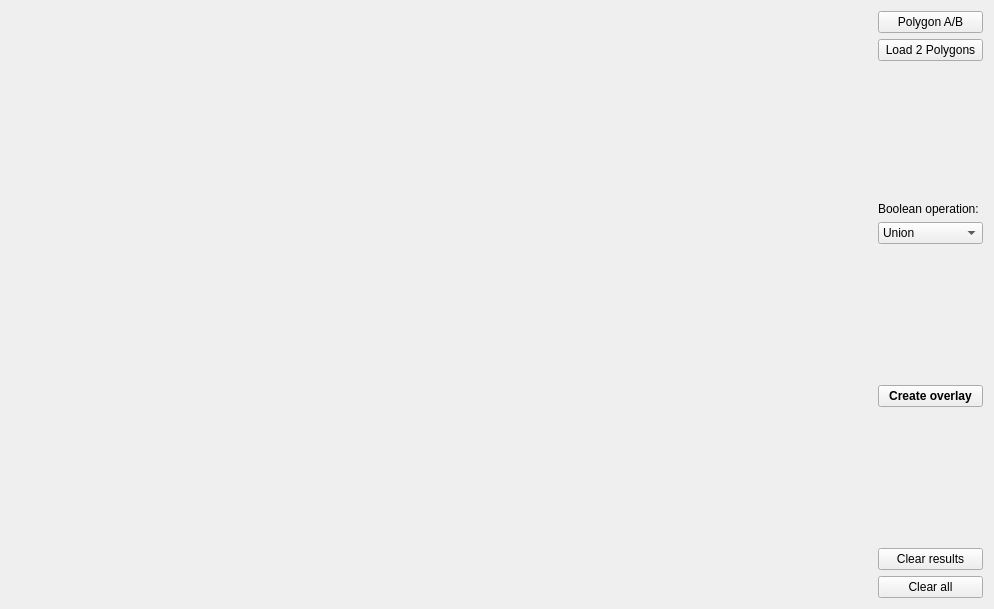
<?xml version="1.0" encoding="UTF-8"?>
<ui version="4.0">
 <class>Widget</class>
 <widget class="QWidget" name="Widget">
  <property name="geometry">
   <rect>
    <x>0</x>
    <y>0</y>
    <width>994</width>
    <height>609</height>
   </rect>
  </property>
  <property name="windowTitle">
   <string>Boolean operations on polygons</string>
  </property>
  <layout class="QHBoxLayout" name="horizontalLayout">
   <item>
    <widget class="Draw" name="Canvas" native="true">
     <property name="sizePolicy">
      <sizepolicy hsizetype="Preferred" vsizetype="Preferred">
       <horstretch>1</horstretch>
       <verstretch>1</verstretch>
      </sizepolicy>
     </property>
    </widget>
   </item>
   <item>
    <layout class="QVBoxLayout" name="verticalLayout">
     <item>
      <widget class="QPushButton" name="pushButton">
       <property name="text">
        <string>Polygon A/B</string>
       </property>
      </widget>
     </item>
     <item>
      <widget class="QPushButton" name="pushButton_5">
       <property name="text">
        <string>Load 2 Polygons</string>
       </property>
      </widget>
     </item>
     <item>
      <spacer name="verticalSpacer">
       <property name="orientation">
        <enum>Qt::Vertical</enum>
       </property>
       <property name="sizeHint" stdset="0">
        <size>
         <width>20</width>
         <height>40</height>
        </size>
       </property>
      </spacer>
     </item>
     <item>
      <widget class="QLabel" name="label">
       <property name="text">
        <string>Boolean operation:</string>
       </property>
      </widget>
     </item>
     <item>
      <widget class="QComboBox" name="comboBox">
       <item>
        <property name="text">
         <string>Union</string>
        </property>
       </item>
       <item>
        <property name="text">
         <string>Intersect</string>
        </property>
       </item>
       <item>
        <property name="text">
         <string>Difference AB</string>
        </property>
       </item>
       <item>
        <property name="text">
         <string>Difference BA</string>
        </property>
       </item>
      </widget>
     </item>
     <item>
      <spacer name="verticalSpacer_2">
       <property name="orientation">
        <enum>Qt::Vertical</enum>
       </property>
       <property name="sizeHint" stdset="0">
        <size>
         <width>20</width>
         <height>40</height>
        </size>
       </property>
      </spacer>
     </item>
     <item>
      <widget class="QPushButton" name="pushButton_2">
       <property name="font">
        <font>
         <weight>75</weight>
         <bold>true</bold>
        </font>
       </property>
       <property name="text">
        <string>Create overlay</string>
       </property>
      </widget>
     </item>
     <item>
      <spacer name="verticalSpacer_3">
       <property name="orientation">
        <enum>Qt::Vertical</enum>
       </property>
       <property name="sizeHint" stdset="0">
        <size>
         <width>20</width>
         <height>40</height>
        </size>
       </property>
      </spacer>
     </item>
     <item>
      <widget class="QPushButton" name="pushButton_3">
       <property name="text">
        <string>Clear results</string>
       </property>
      </widget>
     </item>
     <item>
      <widget class="QPushButton" name="pushButton_4">
       <property name="text">
        <string>Clear all</string>
       </property>
      </widget>
     </item>
    </layout>
   </item>
  </layout>
 </widget>
 <customwidgets>
  <customwidget>
   <class>Draw</class>
   <extends>QWidget</extends>
   <header location="global">draw.h</header>
   <container>1</container>
  </customwidget>
 </customwidgets>
 <resources/>
 <connections/>
</ui>
